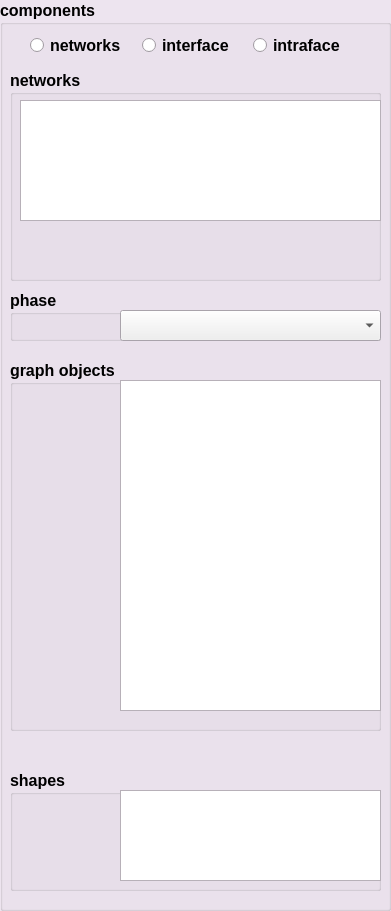
   <widget class="QGroupBox" name="groupComponents">
    <property name="geometry">
     <rect>
      <x>390</x>
      <y>0</y>
      <width>391</width>
      <height>911</height>
     </rect>
    </property>
    <property name="palette">
     <palette>
      <active>
       <colorrole role="Base">
        <brush brushstyle="SolidPattern">
         <color alpha="255">
          <red>255</red>
          <green>255</green>
          <blue>255</blue>
         </color>
        </brush>
       </colorrole>
       <colorrole role="Window">
        <brush brushstyle="SolidPattern">
         <color alpha="255">
          <red>237</red>
          <green>228</green>
          <blue>239</blue>
         </color>
        </brush>
       </colorrole>
      </active>
      <inactive>
       <colorrole role="Base">
        <brush brushstyle="SolidPattern">
         <color alpha="255">
          <red>255</red>
          <green>255</green>
          <blue>255</blue>
         </color>
        </brush>
       </colorrole>
       <colorrole role="Window">
        <brush brushstyle="SolidPattern">
         <color alpha="255">
          <red>237</red>
          <green>228</green>
          <blue>239</blue>
         </color>
        </brush>
       </colorrole>
      </inactive>
      <disabled>
       <colorrole role="Base">
        <brush brushstyle="SolidPattern">
         <color alpha="255">
          <red>237</red>
          <green>228</green>
          <blue>239</blue>
         </color>
        </brush>
       </colorrole>
       <colorrole role="Window">
        <brush brushstyle="SolidPattern">
         <color alpha="255">
          <red>237</red>
          <green>228</green>
          <blue>239</blue>
         </color>
        </brush>
       </colorrole>
      </disabled>
     </palette>
    </property>
    <property name="font">
     <font>
      <pointsize>12</pointsize>
      <weight>75</weight>
      <bold>true</bold>
     </font>
    </property>
    <property name="autoFillBackground">
     <bool>true</bool>
    </property>
    <property name="title">
     <string>components</string>
    </property>
    <widget class="QGroupBox" name="groupShapes">
     <property name="geometry">
      <rect>
       <x>10</x>
       <y>770</y>
       <width>371</width>
       <height>121</height>
      </rect>
     </property>
     <property name="title">
      <string>shapes</string>
     </property>
     <widget class="QListWidget" name="listComponents">
      <property name="geometry">
       <rect>
        <x>110</x>
        <y>20</y>
        <width>261</width>
        <height>91</height>
       </rect>
      </property>
      <property name="font">
       <font>
        <pointsize>10</pointsize>
        <weight>50</weight>
        <bold>false</bold>
       </font>
      </property>
     </widget>
    </widget>
    <widget class="QGroupBox" name="groupObjects">
     <property name="geometry">
      <rect>
       <x>10</x>
       <y>360</y>
       <width>371</width>
       <height>371</height>
      </rect>
     </property>
     <property name="font">
      <font>
       <pointsize>12</pointsize>
      </font>
     </property>
     <property name="title">
      <string>graph objects</string>
     </property>
     <widget class="QListWidget" name="listRootObjects">
      <property name="geometry">
       <rect>
        <x>110</x>
        <y>20</y>
        <width>261</width>
        <height>331</height>
       </rect>
      </property>
      <property name="font">
       <font>
        <pointsize>10</pointsize>
       </font>
      </property>
     </widget>
    </widget>
    <widget class="QGroupBox" name="groupPhase">
     <property name="geometry">
      <rect>
       <x>10</x>
       <y>290</y>
       <width>371</width>
       <height>51</height>
      </rect>
     </property>
     <property name="font">
      <font>
       <pointsize>12</pointsize>
       <weight>75</weight>
       <bold>true</bold>
      </font>
     </property>
     <property name="title">
      <string>phase</string>
     </property>
     <widget class="QComboBox" name="comboEditorPhase">
      <property name="geometry">
       <rect>
        <x>110</x>
        <y>20</y>
        <width>261</width>
        <height>31</height>
       </rect>
      </property>
      <property name="toolTip">
       <string>graph editor phases -- choose</string>
      </property>
     </widget>
    </widget>
    <widget class="QWidget" name="layoutWidget">
     <property name="geometry">
      <rect>
       <x>30</x>
       <y>30</y>
       <width>329</width>
       <height>31</height>
      </rect>
     </property>
     <layout class="QHBoxLayout" name="horizontalLayout">
      <item>
       <widget class="QRadioButton" name="radioButtonNetworksComponents">
        <property name="text">
         <string>networks</string>
        </property>
       </widget>
      </item>
      <item>
       <widget class="QRadioButton" name="radioButtonInterfacesComponents">
        <property name="text">
         <string>interface</string>
        </property>
       </widget>
      </item>
      <item>
       <widget class="QRadioButton" name="radioButtonIntrafacesComponents">
        <property name="text">
         <string>intraface</string>
        </property>
       </widget>
      </item>
     </layout>
    </widget>
    <widget class="QGroupBox" name="groupNetworksComponents">
     <property name="geometry">
      <rect>
       <x>10</x>
       <y>70</y>
       <width>371</width>
       <height>211</height>
      </rect>
     </property>
     <property name="font">
      <font>
       <pointsize>12</pointsize>
       <weight>75</weight>
       <bold>true</bold>
      </font>
     </property>
     <property name="title">
      <string>networks</string>
     </property>
     <widget class="QListWidget" name="listNetworksComponents">
      <property name="geometry">
       <rect>
        <x>10</x>
        <y>30</y>
        <width>361</width>
        <height>121</height>
       </rect>
      </property>
      <property name="font">
       <font>
        <pointsize>10</pointsize>
        <weight>50</weight>
        <bold>false</bold>
       </font>
      </property>
     </widget>
    </widget>
   </widget>
